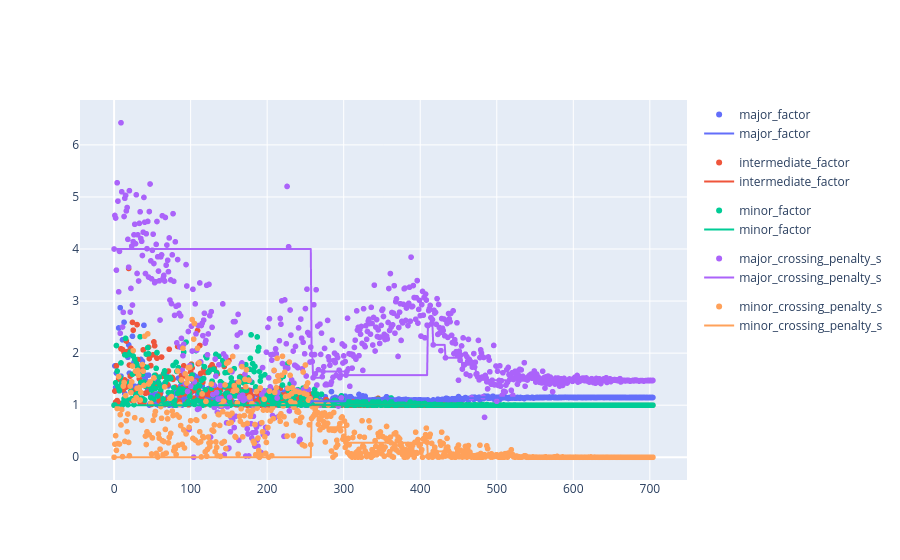

Here is the notebook cell this chart was saved with:
### Code cell
figure_scatter = px.scatter(df_values, x = "evaluation", y = "value", color = "variable")
figure_best = px.line(df_best, x = "evaluation", y = "value", color = "variable")
go.Figure(data = figure_scatter.data + figure_best.data)

### Figure 1 — Plotly figure (JSON) as saved in the notebook; plotly's stock layout.template omitted (floating-point values rounded to 4 significant figures; data arrays with more than 128 entries replaced by an {"elided": "..."} marker saying what was removed)
{"data": [{"hovertemplate": "variable=major_factor<br>evaluation=%{x}<br>value=%{y}<extra></extra>", "legendgroup": "major_factor", "marker": {"color": "#636efa", "symbol": "circle"}, "mode": "markers", "name": "major_factor", "showlegend": true, "type": "scattergl", "x": {"elided": "705 int values"}, "xaxis": "x", "y": {"elided": "705 float values"}, "yaxis": "y"}, {"hovertemplate": "variable=intermediate_factor<br>evaluation=%{x}<br>value=%{y}<extra></extra>", "legendgroup": "intermediate_factor", "marker": {"color": "#EF553B", "symbol": "circle"}, "mode": "markers", "name": "intermediate_factor", "showlegend": true, "type": "scattergl", "x": {"elided": "705 int values"}, "xaxis": "x", "y": {"elided": "705 float values"}, "yaxis": "y"}, {"hovertemplate": "variable=minor_factor<br>evaluation=%{x}<br>value=%{y}<extra></extra>", "legendgroup": "minor_factor", "marker": {"color": "#00cc96", "symbol": "circle"}, "mode": "markers", "name": "minor_factor", "showlegend": true, "type": "scattergl", "x": {"elided": "705 int values"}, "xaxis": "x", "y": {"elided": "705 float values"}, "yaxis": "y"}, {"hovertemplate": "variable=major_crossing_penalty_s<br>evaluation=%{x}<br>value=%{y}<extra></extra>", "legendgroup": "major_crossing_penalty_s", "marker": {"color": "#ab63fa", "symbol": "circle"}, "mode": "markers", "name": "major_crossing_penalty_s", "showlegend": true, "type": "scattergl", "x": {"elided": "705 int values"}, "xaxis": "x", "y": {"elided": "705 float values"}, "yaxis": "y"}, {"hovertemplate": "variable=minor_crossing_penalty_s<br>evaluation=%{x}<br>value=%{y}<extra></extra>", "legendgroup": "minor_crossing_penalty_s", "marker": {"color": "#FFA15A", "symbol": "circle"}, "mode": "markers", "name": "minor_crossing_penalty_s", "showlegend": true, "type": "scattergl", "x": {"elided": "705 int values"}, "xaxis": "x", "y": {"elided": "705 float values"}, "yaxis": "y"}, {"hovertemplate": "variable=major_factor<br>evaluation=%{x}<br>value=%{y}<extra></extra>", "legendgroup": "major_factor", "line": {"color": "#636efa", "dash": "solid"}, "marker": {"symbol": "circle"}, "mode": "lines", "name": "major_factor", "showlegend": true, "type": "scattergl", "x": {"elided": "705 int values"}, "xaxis": "x", "y": {"elided": "705 float values"}, "yaxis": "y"}, {"hovertemplate": "variable=intermediate_factor<br>evaluation=%{x}<br>value=%{y}<extra></extra>", "legendgroup": "intermediate_factor", "line": {"color": "#EF553B", "dash": "solid"}, "marker": {"symbol": "circle"}, "mode": "lines", "name": "intermediate_factor", "showlegend": true, "type": "scattergl", "x": {"elided": "705 int values"}, "xaxis": "x", "y": {"elided": "705 float values"}, "yaxis": "y"}, {"hovertemplate": "variable=minor_factor<br>evaluation=%{x}<br>value=%{y}<extra></extra>", "legendgroup": "minor_factor", "line": {"color": "#00cc96", "dash": "solid"}, "marker": {"symbol": "circle"}, "mode": "lines", "name": "minor_factor", "showlegend": true, "type": "scattergl", "x": {"elided": "705 int values"}, "xaxis": "x", "y": {"elided": "705 float values"}, "yaxis": "y"}, {"hovertemplate": "variable=major_crossing_penalty_s<br>evaluation=%{x}<br>value=%{y}<extra></extra>", "legendgroup": "major_crossing_penalty_s", "line": {"color": "#ab63fa", "dash": "solid"}, "marker": {"symbol": "circle"}, "mode": "lines", "name": "major_crossing_penalty_s", "showlegend": true, "type": "scattergl", "x": {"elided": "705 int values"}, "xaxis": "x", "y": {"elided": "705 float values"}, "yaxis": "y"}, {"hovertemplate": "variable=minor_crossing_penalty_s<br>evaluation=%{x}<br>value=%{y}<extra></extra>", "legendgroup": "minor_crossing_penalty_s", "line": {"color": "#FFA15A", "dash": "solid"}, "marker": {"symbol": "circle"}, "mode": "lines", "name": "minor_crossing_penalty_s", "showlegend": true, "type": "scattergl", "x": {"elided": "705 int values"}, "xaxis": "x", "y": {"elided": "705 float values"}, "yaxis": "y"}], "layout": {}}
